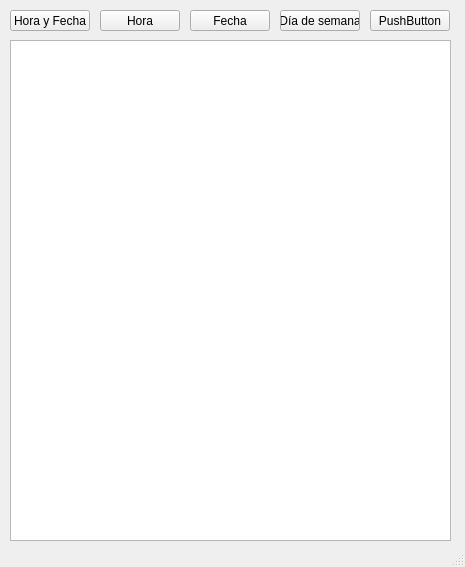
<?xml version="1.0" encoding="UTF-8"?>
<ui version="4.0">
 <class>MainWindow</class>
 <widget class="QMainWindow" name="MainWindow">
  <property name="geometry">
   <rect>
    <x>0</x>
    <y>0</y>
    <width>465</width>
    <height>567</height>
   </rect>
  </property>
  <property name="windowTitle">
   <string>MainWindow</string>
  </property>
  <widget class="QWidget" name="centralwidget">
   <widget class="QPushButton" name="pushButton_Hora_Fecha">
    <property name="geometry">
     <rect>
      <x>10</x>
      <y>10</y>
      <width>80</width>
      <height>21</height>
     </rect>
    </property>
    <property name="text">
     <string>Hora y Fecha</string>
    </property>
   </widget>
   <widget class="QPushButton" name="pushButton_Hora">
    <property name="geometry">
     <rect>
      <x>100</x>
      <y>10</y>
      <width>80</width>
      <height>21</height>
     </rect>
    </property>
    <property name="text">
     <string>Hora</string>
    </property>
   </widget>
   <widget class="QPushButton" name="pushButton_Fecha">
    <property name="geometry">
     <rect>
      <x>190</x>
      <y>10</y>
      <width>80</width>
      <height>21</height>
     </rect>
    </property>
    <property name="text">
     <string>Fecha</string>
    </property>
   </widget>
   <widget class="QPushButton" name="pushButton_Dia">
    <property name="geometry">
     <rect>
      <x>280</x>
      <y>10</y>
      <width>80</width>
      <height>21</height>
     </rect>
    </property>
    <property name="text">
     <string>Día de semana</string>
    </property>
   </widget>
   <widget class="QPushButton" name="pushButton_5">
    <property name="geometry">
     <rect>
      <x>370</x>
      <y>10</y>
      <width>80</width>
      <height>21</height>
     </rect>
    </property>
    <property name="text">
     <string>PushButton</string>
    </property>
   </widget>
   <widget class="QListWidget" name="listWidget">
    <property name="geometry">
     <rect>
      <x>10</x>
      <y>40</y>
      <width>441</width>
      <height>501</height>
     </rect>
    </property>
   </widget>
  </widget>
  <widget class="QMenuBar" name="menubar">
   <property name="geometry">
    <rect>
     <x>0</x>
     <y>0</y>
     <width>465</width>
     <height>20</height>
    </rect>
   </property>
  </widget>
  <widget class="QStatusBar" name="statusbar"/>
 </widget>
 <resources/>
 <connections/>
</ui>
